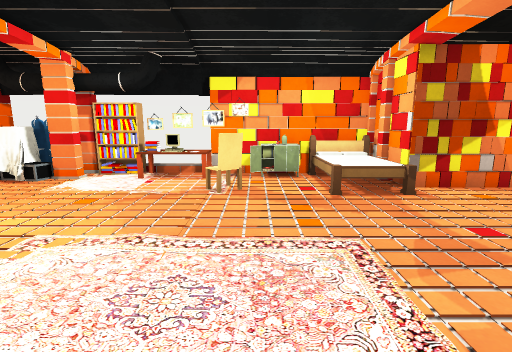
View 1 (above)

16 first-person views from a walk through a Unity game level. The camera is 1.4 m above the floor, tilts 10° down and sees 85° across. The floor is counted in squares, 1 m on a side. Each view is taken from the middle of a square. On the plan, view 1 faces up. The plan holds only what a view shows up to about 14 squares ahead; the rest is blank. The player character is not drawn. Some surface patterns are stand-ins.

View 2
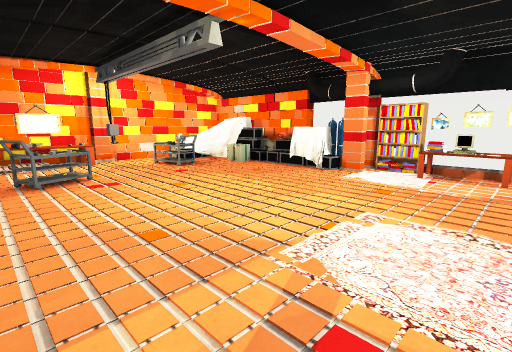

View 3
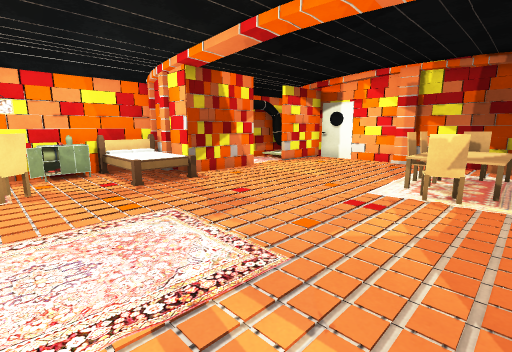

View 4
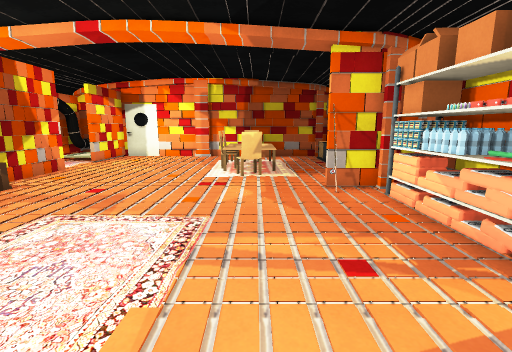

View 5
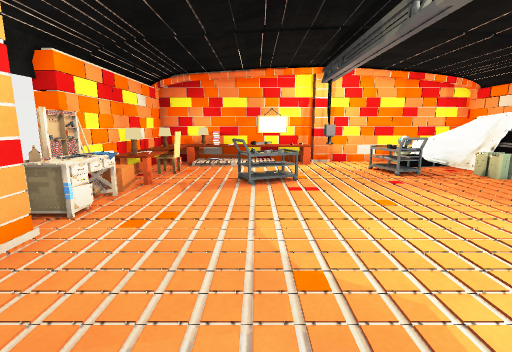

View 6
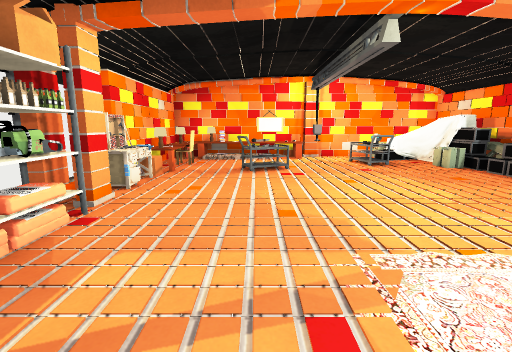

View 7
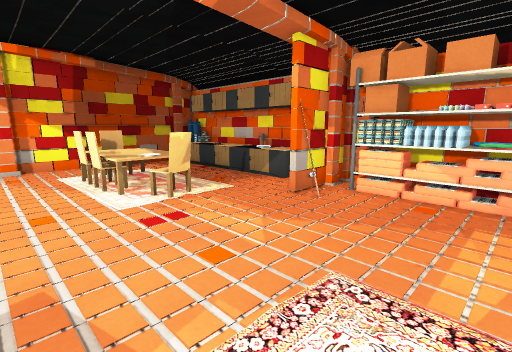

View 8
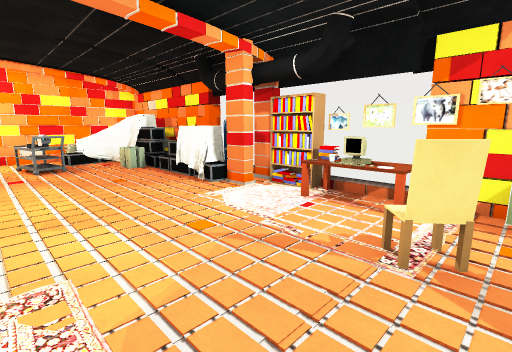

View 9
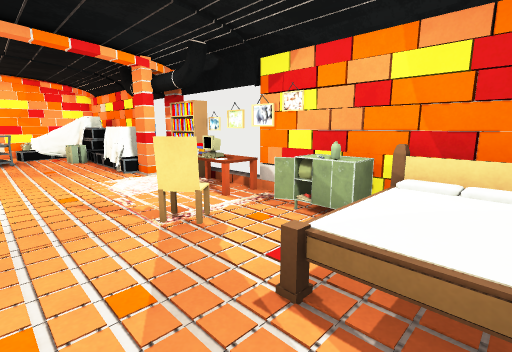

View 10
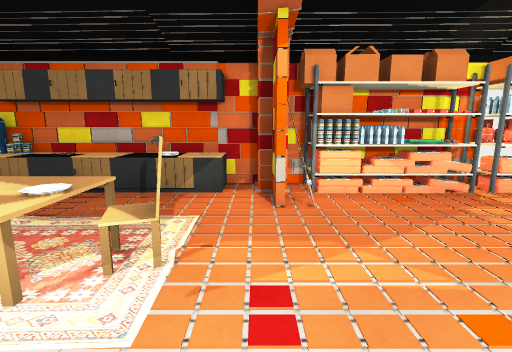

View 11
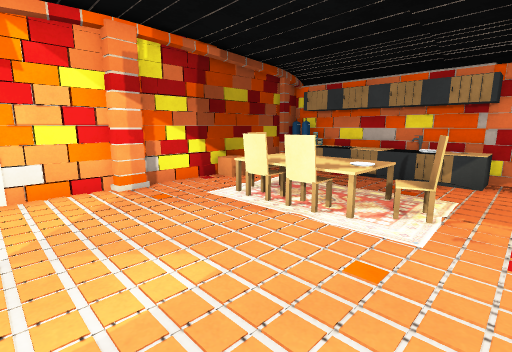

View 12
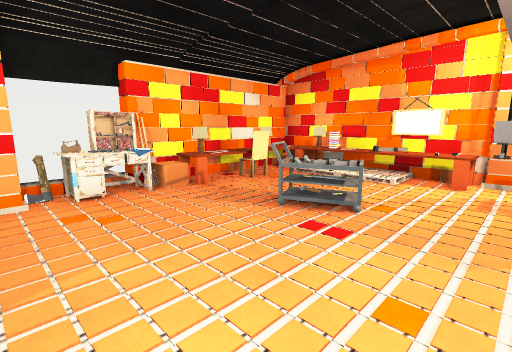

View 13
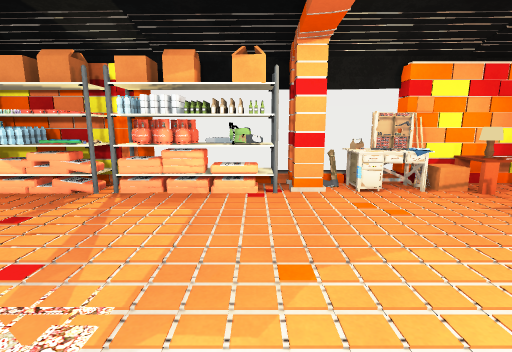

View 14
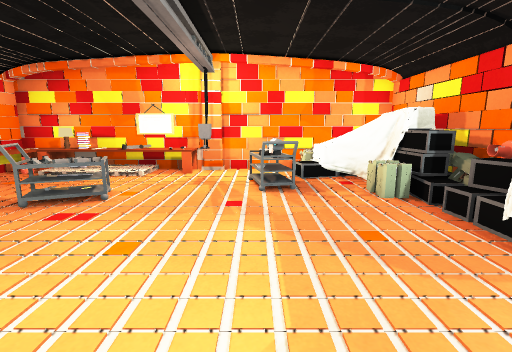

View 15
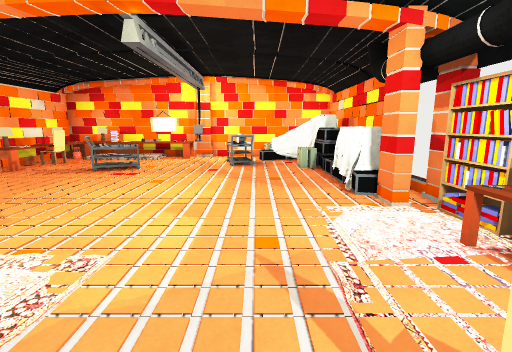

View 16
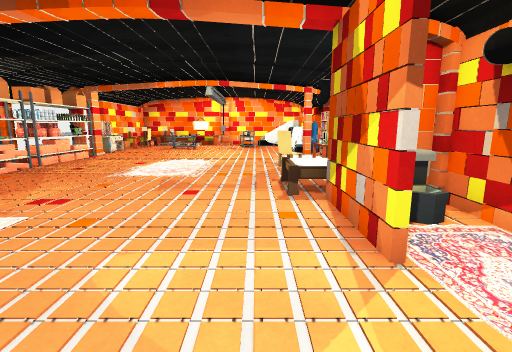

### Floor plan
Points are (right, up) in squares from view 1. A wall is a line through its corners. A room is listed if a view was taken in it or the views show most of it. See-through windows are left out.
Room 1 (views 1, 2, 3, 4, 5, 6, 7, 8, 9, 10, 11, 12, 13, 14, 15, 16)
walls: (-5.5, -2.9) (-4.8, -2.9) (-4.8, -3.2); (3, -1.6) (3.2, -1.7) (3.7, -1.5) (3.7, -2.9); (3, -1.7) (3.7, -1.7); (1.4, -3.8) (3.5, -3.8) (3.5, -3.2); (-5.5, -3.8) (-4.5, -3.8); (4.9, 0.5) (5.1, -0.3) (4.9, 0.5); (3.4, -2.9) (4, -2.9); (3.5, -3) (3.5, -1.6); (1.7, 8.7) (0, 8.7); (-6.5, 8.7) (-7.8, 8.7); (2.7, 8.7) (2.1, 8.7); (3.9, -3.8) (8.5, -3.8); (3.4, 8.5) (-1.4, 8.5); (-7.6, 8.5) (-13.4, 8.5) (-13.4, 2.9); (6.4, 6.4) (3.5, 6.4) (3.5, 7.5); (-9.1, 8.7) (-10.5, 8.7); (5.4, 8.5) (3.9, 8.5); (-11, -2.4) (-10.3, -2.4) (-10.3, -2.9); (8.8, -0.1) (8.8, 0.5); (-13.2, 3) (-13.1, 2.2); (-13.4, 2.4) (-13.4, -3); (10.4, 2.2) (10.4, 2.9); (-13, -3.8) (-8.4, -3.8); (10.9, 2.9) (10.9, 4.8); (10.7, -2.9) (10.7, 6.4) (8, 6.4); (10.9, -2.9) (10.9, 2.2); (10.7, -3.9) (10.7, -3.2)
low walls: (-1.5, 8.5) (-2.5, 8.5); (-1.5, 8.7) (-2.5, 8.7); (-5.6, 8.5) (-6.2, 8.5); (-10.8, -2.6) (-9.3, -2.6); (8.1, -0.2) (8.1, 0.5); (-12.4, 2.1) (-12.4, 1.5); (-12.4, 0.6) (-12.4, -2.6) (-11.1, -2.6)
objects: other object (-13, 5) to (-12, 5); other object (-12, 2) to (-12, 3); other object (-12, 6) to (-11, 7); other object (-11, 4) to (-10, 5); other object (-10, -1) to (-9, 1); other object (-10, 7); other object (-10, 8); other object (-9, -3); other object (-9, 7); other object (-9, 8); other object (-8, -4); other object (-7, -3); other object (-7, 7) to (-6, 7); other object (-7, 8); axe (-6, -4); other object (-6, -3); other object (-6, 8); other object (-5, 8); other object (-4, -3); other object (-4, 8); bookshelf (-4, 9); other object (-3, 8); other object (-2, -3); rug (-2, 1) to (-2, 2); rug (-2, 6) to (-1, 6); rug (-2, 8) to (-1, 8); other object (-1, -3); other object (0, 8) to (1, 8); rug (1, 1) to (1, 2); flask (1, 7); other object (2, -3) to (3, -3); other object (2, 6) to (3, 8); other object (4, 8); other object (5, -3); other object (6, -3); rug (6, -1) to (8, 1); other object (8, -3); other object (9, -4); other object (9, -3); other object (10, -4); other object (10, -3)

Where each view was taken, in squares from view 1:
view 1: 0 up, 0 right, facing up
view 2: 1 down, 1 left, facing up-left
view 3: 1 down, 1 left, facing up-right
view 4: 0 up, 3 left, facing right
view 5: 0 up, 2 left, facing left
view 6: 0 up, 0 right, facing left
view 7: 3 up, 0 right, facing down-right
view 8: 3 up, 0 right, facing up-left
view 9: 4 up, 3 right, facing up-left
view 10: 3 up, 4 right, facing down
view 11: 5 up, 4 right, facing down-right
view 12: 3 up, 5 left, facing down-left
view 13: 3 up, 4 left, facing down
view 14: 4 up, 4 left, facing left
view 15: 5 up, 0 right, facing left
view 16: 5 up, 9 right, facing left
